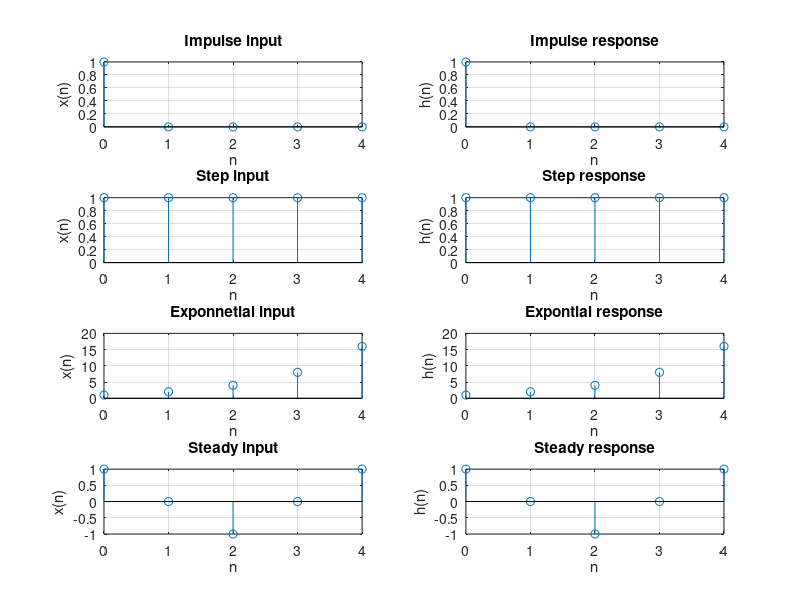

The MATLAB script that drew this image:
clc;
clear all;
close all;
pkg load signal;
% Difference equation of a second order system
% y(n) = x(n) + 0.7x(n-1) + 0.5x(n-2)-0.8y(n-2)-0.6y(n-3)

%Input x(n) = [1 0.7 0.5]   y(n) = [1 0 0.8 0.6]
b = input('Enter the co-efficients in sequence x(n), x(n-1).... : ');
a = input('Enter the co-efficients in sequence y(n), y(n-1).... : ');
N = input('Enter the no. of samples of impulse response : ');


%to find the impulse response
X = [1, zeros(1,N-1)];
n = 0: 1: N-1;
h = filter(b, a, X);

disp('Impulse response of filter = [');
disp(h);
disp("]");

subplot(4, 2, 1);
stem(n, X);
title('Impulse input');
xlabel('n');
ylabel('x(n)');
grid on;

subplot(4, 2, 2);
stem(n, h);
title('Impulse response');
xlabel('n');
ylabel('h(n)');
grid on;


%to find the step response
X = [ones(1,N)];
n = 0: 1: N-1;
h = filter(b, a, X);

disp('Step response of filter = [');
disp(h);
disp("]");

subplot(4, 2, 3);
stem(n, X);
title('Step input');
xlabel('n');
ylabel('x(n)');
grid on;

subplot(4, 2, 4);
stem(n, h);
title('Step response');
xlabel('n');
ylabel('h(n)');
grid on;


%to find the exponential response
n = 0: 1: N-1;
X = 2.^n;
h = filter(b, a, X);

disp('Exponential response of filter = [');
disp(h);
disp("]");

subplot(4, 2, 5);
stem(n, X);
title('Exponnetial input');
xlabel('n');
ylabel('x(n)');
grid on;

subplot(4, 2, 6);
stem(n, h);
title('Expontial response');
xlabel('n');
ylabel('h(n)');
grid on;

%to find the steady response
n = 0: 1: N-1;
X = cos(0.5*pi*n);
h = filter(b, a, X);

disp('Steady state response of filter = [');
disp(h);
disp(']');

subplot(4, 2, 7);
stem(n, X);
title('Steady input');
xlabel('n');
ylabel('x(n)');
grid on;

subplot(4, 2, 8);
stem(n, h);
title('Steady response');
xlabel('n');
ylabel('h(n)');
grid on;
